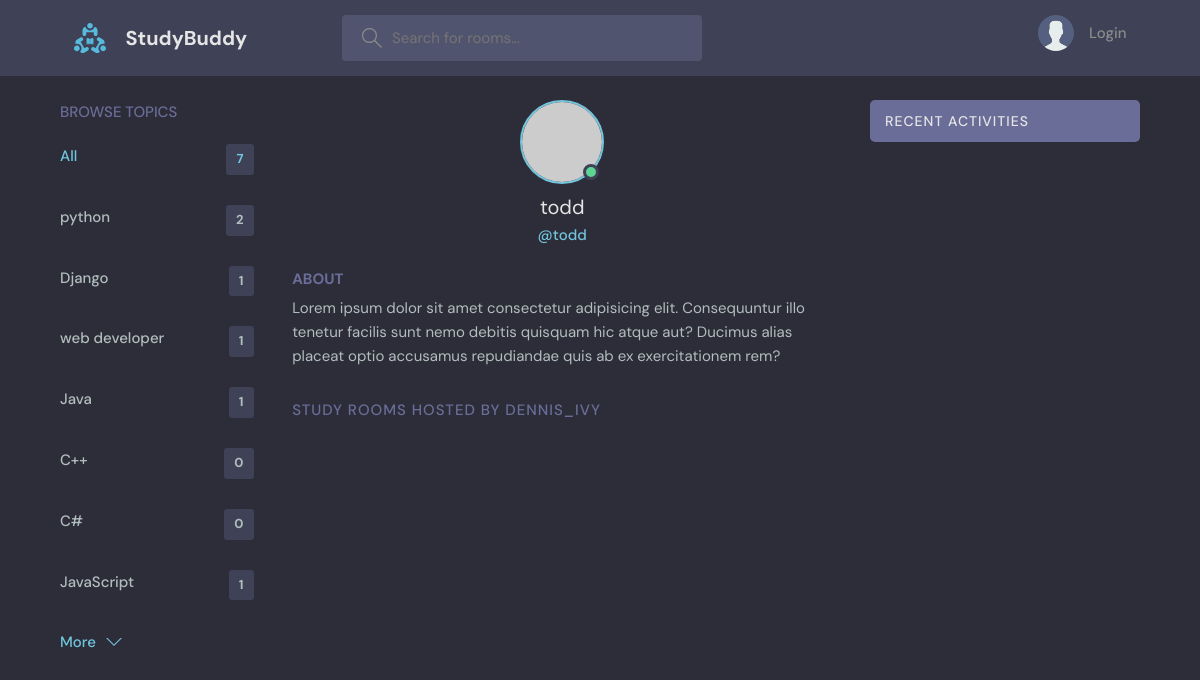
/profile/4, run on an earlier commit of the app's database.
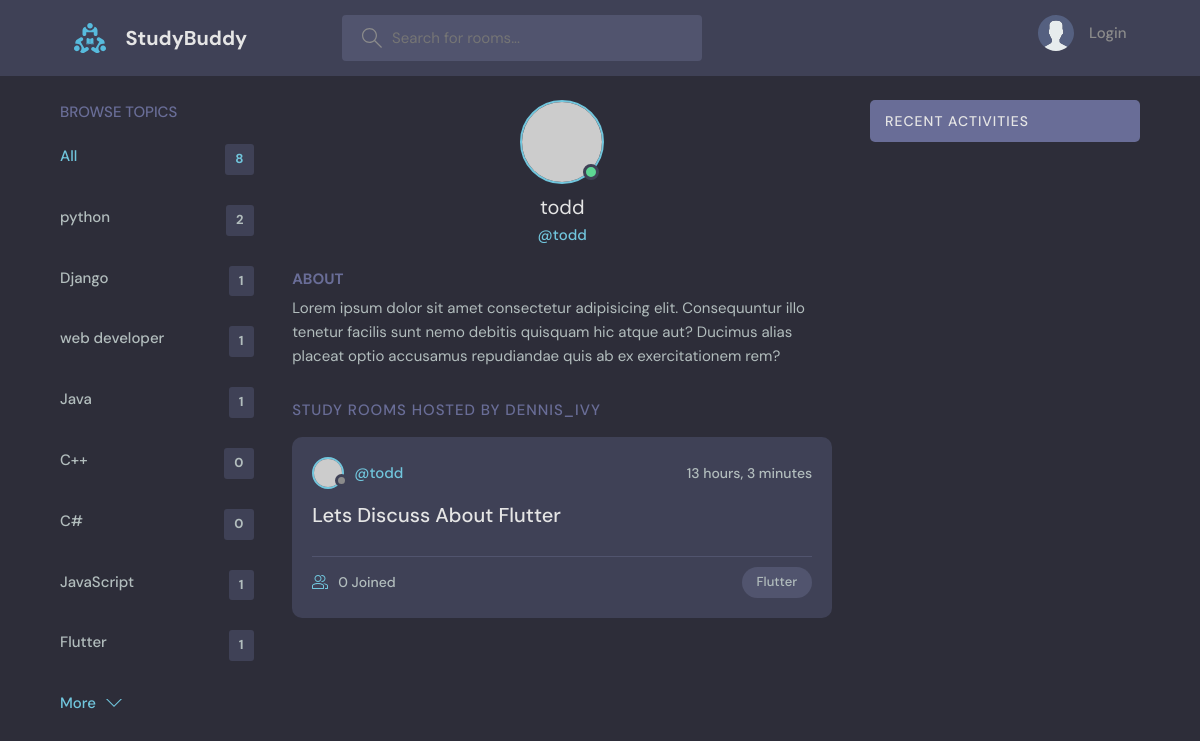
And on a later commit of the database.
### base/models.py (models this page shows, shortened)
class Topic(models.Model):
    name=models.CharField(max_length=200)

class Room(models.Model):
    host=models.ForeignKey(User, on_delete=models.SET_NULL,null=True)
    topic=models.ForeignKey(Topic, on_delete=models.SET_NULL,null=True)
    name=models.CharField(max_length=200)
    description=models.TextField(null=True,blank=True)
    participants=models.ManyToManyField(User,related_name='participants',blank=True)
    updated=models.DateTimeField(auto_now=True)
    created=models.DateTimeField(auto_now_add=True)
    class Meta:
        ordering=['-updated','-created']

### base/views.py (the view)
# urls.py: path('profile/<str:pk>',views.userProfile,name="user-profile"),
def userProfile(request,pk):
    user=User.objects.get(id=pk)
    rooms=user.room_set.all()
    room_messages=user.message_set.all()
    topics=Topic.objects.all()
    context={'user':user,'rooms':rooms,'room_messages':room_messages,'topics':topics}
    return render(request,'base/profile.html',context)

### base/templates/base/profile.html (shortened to what this page needs)
{%extends 'main.html'%}
{%block content%}
  <main class="profile-page layout layout--3">
    <div class="container">
      {%include 'base/topics_componenet.html'%}
      <div class="roomList">
        <div class="profile">
          <div class="profile__avatar">
            <div class="avatar avatar--large active">
              <img src="https://randomuser.me/api/portraits/men/11.jpg" />
            </div>
          </div>
          <div class="profile__info">
            <h3>{{user.username}}</h3>
            <p>@{{user.username}}</p>
          </div>
          <div class="profile__about">
            <h3>About</h3>
            <p>
              Lorem ipsum dolor sit amet consectetur adipisicing elit. Consequuntur illo tenetur
              facilis sunt nemo debitis quisquam hic atque aut? Ducimus alias placeat optio
              accusamus repudiandae quis ab ex exercitationem rem?
            </p>
          </div>
        </div>
        <div class="roomList__header">
          <div>
            <h2>Study Rooms Hosted by dennis_ivy</a>
            </h2>
          </div>
      </div>
      {%include 'base/feed_componenet.html'%}
      </div>
      {% include 'base/activity_component.html'%}
    </div>
  </main>
{%endblock content%}

### templates/main.html (shortened to what this page needs)
<!DOCTYPE html>
{% load static %}
<html lang="en">
<head>
    <link rel="stylesheet" href="{% static 'styles/style.css' %}" />
</head>
<body>
    {% include 'navbar.html' %}
    {% block content %}
    {% endblock %}
</body>
</html>

### templates/navbar.html (shortened to what this page needs)
{% load static%}
<header class="header header--loggedIn">
    <div class="container">
      <a href="{%url 'Home'%}" class="header__logo">
        <img src="{% static 'images/logo.svg'%}" />
        <h1>StudyBuddy</h1>
      </a>
      <form class="header__search" method="GET" action="{%url 'Home'%}">
        <label>
          <input type="text" name="q" placeholder="Search for rooms..." />
        </label>
      </form>
      <nav class="header__menu">
        {%if request.user.is_authenticated%}
        <div class="header__user">
          <a href="{%url 'update-user'%}">
            <div class="avatar avatar--medium active">
              <img src="https://randomuser.me/api/portraits/men/37.jpg" />
            </div>
            <p>{{request.user.username}}<span>@{{request.user.username}}</span></p>
          </a>
          <button class="dropdown-button">
            <svg version="1.1" xmlns="http://www.w3.org/2000/svg" width="32" height="32" viewBox="0 0 32 32">
              <title>chevron-down</title>
              <path d="M16 21l-13-13h-3l16 16 16-16h-3l-13 13z"></path>
            </svg>
          </button>
        </div>
        {%else%}
          <a href="{%url 'login'%}">
            <img src="{% static 'images/avatar.svg'%}" />
            <p>Login</p>
          </a>
        {%endif%}
      </nav>
    </div>
  </header>

### base/templates/base/topics_componenet.html
<div class="topics">
    <div class="topics__header">
      <h2>Browse Topics</h2>
    </div>
    <ul class="topics__list">
      <li>
        <a href="{%url 'Home'%}" class="active">All <span>{{topics.count}}</span></a>
      </li>
      {%for topic in topics%}
      <li>
        <a href="{% url 'Home' %}?q={{topic.name}}">{{topic.name}}<span>{{topic.room_set.all.count}}</span></a>
      </li>
      {%endfor%}
    </ul>
    <a class="btn btn--link" href="{%url 'topics'%}">
      More
      <svg version="1.1" xmlns="http://www.w3.org/2000/svg" width="32" height="32" viewBox="0 0 32 32">
        <title>chevron-down</title>
        <path d="M16 21l-13-13h-3l16 16 16-16h-3l-13 13z"></path>
      </svg>
    </a>
  </div>

### base/templates/base/feed_componenet.html (shortened to what this page needs)
{%for room in rooms%}
<div class="roomListRoom">
    <div class="roomListRoom__header">
      <a href="{%url 'user-profile' room.host.id%}" class="roomListRoom__author">
        <div class="avatar avatar--small">
          <img src="https://randomuser.me/api/portraits/women/11.jpg" />
        </div>
        <span>@{{room.host.username}}</span>
      </a>
      <div class="roomListRoom__actions">
        <span>{{room.created|timesince}}</span>
      </div>
    </div>
    <div class="roomListRoom__content">
      <a href="/room/{{room.id}}">{{room.name}}</a>
    </div>
    <div class="roomListRoom__meta">
      <a href="/room/{{room.id}}" class="roomListRoom__joined">
        {{room.participants.all.count}} Joined
      </a>
      <p class="roomListRoom__topic">{{room.topic.name}}</p>
    </div>
</div>
{%endfor%}

### base/templates/base/activity_component.html (shortened to what this page needs)
<div class="activities">
    <div class="activities__header">
      <h2>Recent Activities</h2>
    </div>
</div>

What changed in the data, as far as the page shows it:
added Topic: name "Flutter", room_set.all.count "1"
added Room: host.username "todd", created "13 hours, 3 minutes", name "Lets Discuss About Flutter", participants.all.count "0", topic.name "Flutter"
Also different on the page:
{{ topics.count }}: "7" → "8"
